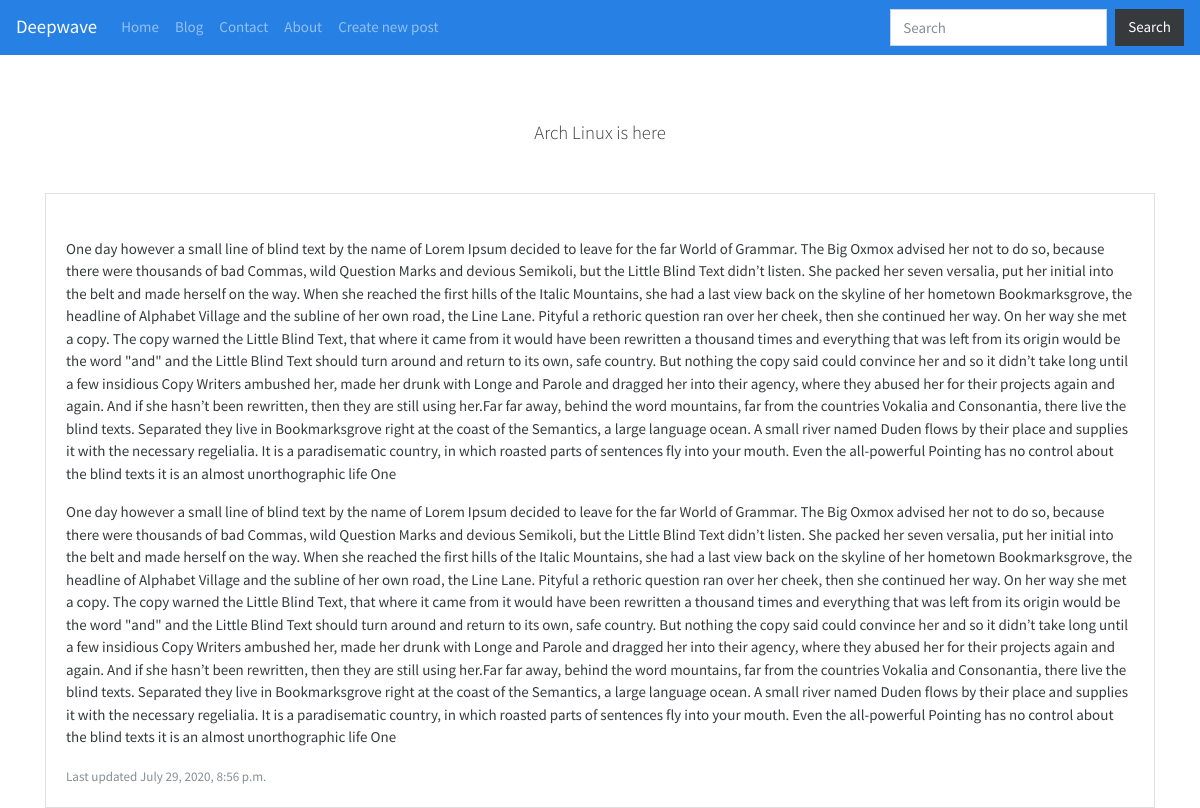
The page /blog/linux/ on the database its author committed.
### blog/models.py (models this page shows, shortened)
class BlogPost(models.Model):
    User = models.ForeignKey(User, default=1, null=True, on_delete=models.SET_NULL)
    title = models.CharField(max_length=255)
    slug = models.SlugField(unique=True) #hello world -> hello-world
    content = models.TextField(null=True, blank=True)
    publish_date = models.DateTimeField( auto_now=False, auto_now_add=False, blank=True, null=True)
    image = models.ImageField(upload_to='image/', blank=True, null=True)
    timestamp = models.DateTimeField(auto_now_add=True) #when added to the database, the field changes to that time
    updated = models.DateTimeField(auto_now=True) #when save is hit, the time changes
    objects = BlogPostManager()
    class Meta:
        ordering = ['-updated', '-publish_date', '-timestamp' ]

### blog/views.py (the view)
# urls.py: path('<str:slug>/', blogPostDetailView),
def blogPostDetailView(request, slug):
    blogObject = get_object_or_404(BlogPost, slug  = slug)
    template_name = "blog/detail.html"
    context = {"object": blogObject}
    return render(request, template_name, context)

### blog/models.py (called while the page is built)
    def get_queryset(self):
        return BlogPostQuerySet(self.model, using=self._db)

### blog/templates/blog/detail.html (shortened to what this page needs)
{% extends 'base.html' %}
{% block content %}
<h5 class="text-center mb-5">{{object.title}}</h5>
  <div class="card">
    <div class="card-body">
      <p class="card-text text-justify mt-4">{{object.content|linebreaks}}</p>
      <p class="card-text"><small class="text-muted">Last updated {{object.updated}}</small></p>
    </div>
  </div>
</div>
{% endblock content %}

### rows shown on the page
BlogPost: title "Arch Linux is here", content "One day however a small line of blind text by the name of Lorem Ipsum decided to leave for the far World of Grammar. The Big Oxmox advised her not to do so, because there were thousands of bad Commas, wild Question Marks and devious Semikoli, but the Little Blind Text didn’t listen. She packed her seven versalia, put her initial into the belt and made herself on the way. When she reached the first hills of the Italic Mountains, she had a last view back on the skyline of her hometown Bookmarksgrove, the headline of Alphabet Village and the subline of her own road, the Line Lane. Pityful a rethoric question ran over her cheek, then she continued her way. On her way she met a copy. The copy…", updated "July 29, 2020, 8:56 p.m."
